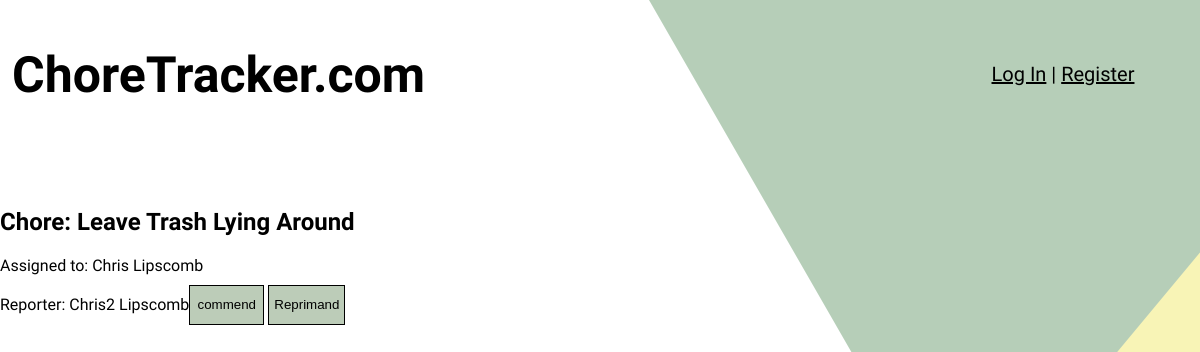
/event.php?id=3, run on the app's committed database.
### tables this page shows
CREATE TABLE `chores` (
  `choreID` int(11) UNSIGNED NOT NULL,
  `choreName` varchar(50) NOT NULL,
  `groupID` int(11) UNSIGNED NOT NULL,
  `choreValue` int(7) NOT NULL
);

CREATE TABLE `users` (
  `userID` int(11) UNSIGNED NOT NULL,
  `username` varchar(30) NOT NULL,
  `password` varchar(200) NOT NULL,
  `salt` varchar(100) NOT NULL,
  `email` varchar(60) NOT NULL,
  `firstName` varchar(40) NOT NULL,
  `lastName` varchar(40) NOT NULL
);

### event.php (the view)
<?php include('includes/top.php'); ?>
<?php
	if (isset($_GET['id'])){
		$choreID = $_GET['id'];
		$query = $dbcon->query("SELECT * FROM chores WHERE choreID = $choreID");
		$chore = $query->fetch(PDO::FETCH_ASSOC);
		$query2 = $dbcon->query("SELECT * FROM events WHERE choreID = $choreID");
		$event = $query2->fetch(PDO::FETCH_ASSOC);
		echo "<h2>Chore: " . $chore['choreName'] . "</h2>";
		$query3 = $dbcon->query("SELECT firstName, lastName FROM users WHERE users.userID = " . $event['reportedUserID']);
		$name = $query3->fetch(PDO::FETCH_ASSOC);
		echo "Assigned to: " . $name['firstName'] . " " . $name['lastName'] . "</br>";
		$query4 = $dbcon->query("SELECT firstName, lastName FROM users WHERE users.userID = " . $event['reporterUserID']);
		$name2 = $query4->fetch(PDO::FETCH_ASSOC);
		echo "Reporter: " . $name2['firstName'] . " " . $name2['lastName'];
	}
?>
<input type="submit" name="commend" value="commend" class="submit">
<input type="submit" name="reprimand" value="Reprimand" class="submit">

### resources/styles/style.css (style rules this page uses)
body { font-family: 'Helvetica', sans-serif; font-weight: 100; background-image: url("../images/background3.png"); color: black; margin: 0 }
.submit { margin: 10px auto; padding: 5px; display: inline-block; color: black; background-color: rgb(188,204,184); border: 1px solid black; min-width:75px; min-height: 40px; }

### data on the page
chores: choreName "Leave Trash Lying Around"
users: firstName "Chris", lastName "Lipscomb"
users: firstName "Chris2", lastName "Lipscomb"
